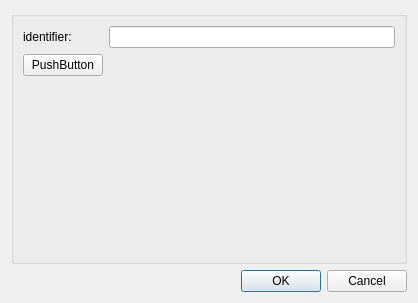
<?xml version="1.0" encoding="UTF-8"?>
<ui version="4.0">
 <class>ConfigureDialog</class>
 <widget class="QDialog" name="ConfigureDialog">
  <property name="geometry">
   <rect>
    <x>0</x>
    <y>0</y>
    <width>418</width>
    <height>303</height>
   </rect>
  </property>
  <property name="windowTitle">
   <string>Configure Step</string>
  </property>
  <layout class="QGridLayout" name="gridLayout">
   <item row="0" column="0">
    <widget class="QGroupBox" name="configGroupBox">
     <property name="title">
      <string/>
     </property>
     <layout class="QFormLayout" name="formLayout">
      <item row="0" column="0">
       <widget class="QLabel" name="label0">
        <property name="text">
         <string>identifier:  </string>
        </property>
       </widget>
      </item>
      <item row="0" column="1">
       <widget class="QLineEdit" name="lineEdit0"/>
      </item>
      <item row="1" column="0">
       <widget class="QPushButton" name="pushButton">
        <property name="text">
         <string>PushButton</string>
        </property>
       </widget>
      </item>
     </layout>
    </widget>
   </item>
   <item row="1" column="0">
    <widget class="QDialogButtonBox" name="buttonBox">
     <property name="orientation">
      <enum>Qt::Horizontal</enum>
     </property>
     <property name="standardButtons">
      <set>QDialogButtonBox::Cancel|QDialogButtonBox::Ok</set>
     </property>
    </widget>
   </item>
  </layout>
 </widget>
 <resources/>
 <connections>
  <connection>
   <sender>buttonBox</sender>
   <signal>accepted()</signal>
   <receiver>ConfigureDialog</receiver>
   <slot>accept()</slot>
   <hints>
    <hint type="sourcelabel">
     <x>248</x>
     <y>254</y>
    </hint>
    <hint type="destinationlabel">
     <x>157</x>
     <y>274</y>
    </hint>
   </hints>
  </connection>
  <connection>
   <sender>buttonBox</sender>
   <signal>rejected()</signal>
   <receiver>ConfigureDialog</receiver>
   <slot>reject()</slot>
   <hints>
    <hint type="sourcelabel">
     <x>316</x>
     <y>260</y>
    </hint>
    <hint type="destinationlabel">
     <x>286</x>
     <y>274</y>
    </hint>
   </hints>
  </connection>
 </connections>
</ui>
